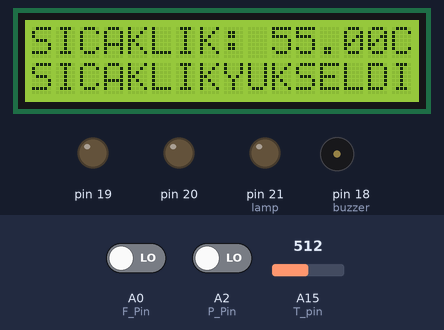
This sketch was run on a simulated Arduino Mega 2560, built with avr-gcc and run on an emulated ATmega2560. Parts: 16×2 character LCD, output pins drawn as LEDs (lit = HIGH), buzzer (waves = sounding, pin HIGH). The test bench sets the inputs (shaded band); at power-on: A15 (T_pin) = 512, A0 (F_Pin) LOW, A2 (P_Pin) LOW.

Above: at 0.87 s.
1.3 s: A15 (T_pin) set to 292
At 1.53 s:
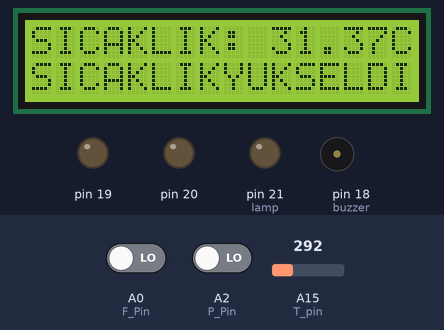
4.3 s: A15 (T_pin) set to 269
At 5.5 s:
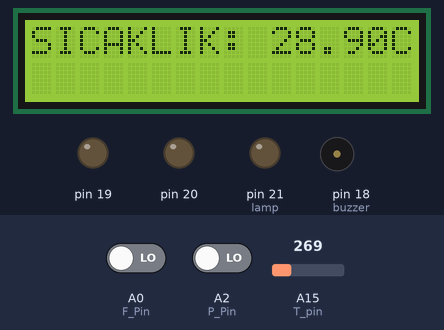
5.8 s: A15 (T_pin) set to 202
At 6.9 s:
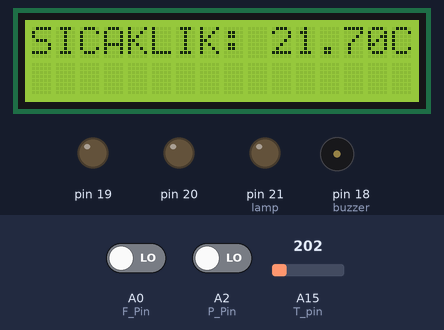
7.3 s: A15 (T_pin) set to 170
At 7.45 s:
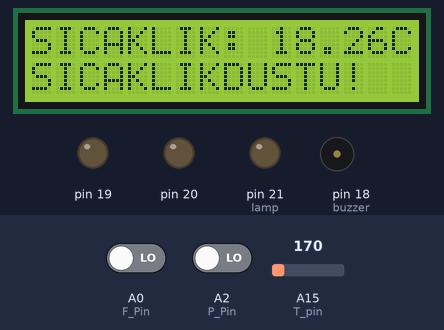
10.3 s: A0 (F_Pin) driven HIGH
At 10.97 s:
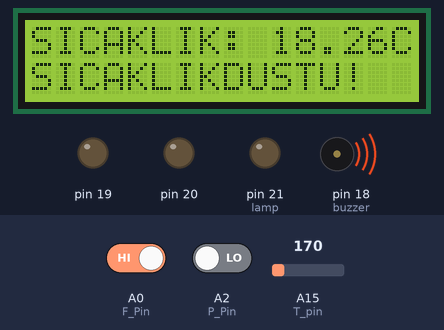
12.9 s: A2 (P_Pin) driven HIGH
At 13.54 s:
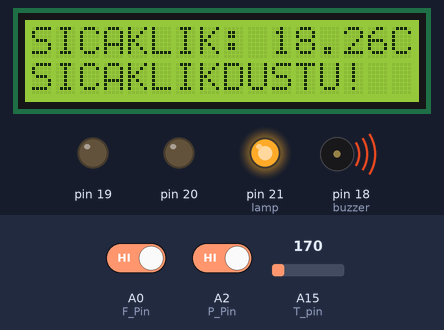
Timing chart, 0 to 15.9 s (numbered marks = the images above; inputs shaded):
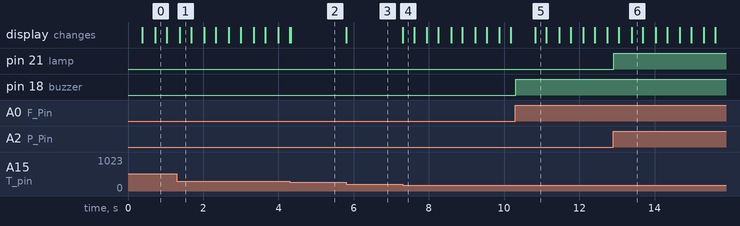

Measured:
- the behaviour switches between 280 and 279 on A15 (T_pin) (found by bisection; images 1 and 2)
- the behaviour switches between 187 and 186 on A15 (T_pin) (found by bisection; images 3 and 4)
- after the input at 4.3 s, the display: changes at once (image 2)
- after the input at 5.8 s, the display: changes at once (image 3)
- after the input at 7.3 s, the display: changes at once (image 4)
- after the input at 10.3 s, pin 18 (buzzer): LOW → HIGH at once
- after the input at 12.9 s, pin 21 (lamp): LOW → HIGH at once

The sketch:

Blinkl.ino
```cpp
#include "LiquidCrystal.h"
#include <Keypad.h>


#define F_Pin A0
#define T_pin A15
#define P_Pin A2

#define buzzer 18
#define redled 19
#define greenled 20
#define lamp 21

const int rs = 2, en = 3, d4 = 4, d5 = 5, d6 = 6, d7 = 22;
LiquidCrystal lcd(rs, en, d4, d5, d6, d7);

int sayac = 0;

const byte satir = 4;
const byte sutun = 3;

String sifre = "1903";
String sifreinput = "";


char tustakimi[satir][sutun] = {
  {'3', '2', '1'},
  {'6', '5', '4'},
  {'9', '8', '7'},
  {'#', '0', '*'}
};

byte satirPin[satir] = { 10, 9, 8, 7 };
byte sutunPin[sutun] = { 13, 12, 11 };

Keypad keypadim = Keypad( makeKeymap(tustakimi), satirPin, sutunPin, satir, sutun);


void setup() {
  lcd.begin(16, 2);
  Serial.begin(9600);


  analogReference(INTERNAL1V1);

  pinMode(F_Pin, INPUT);
  pinMode(buzzer, OUTPUT);

  pinMode(P_Pin, INPUT);
    pinMode(lamp, OUTPUT);

  pinMode(19, OUTPUT);
  pinMode(20, OUTPUT);

}

void loop() {
sifrekontrolcu();
  flamesensor();
  pirsensor();
  termometre();

}

void termometre() {
  float sicaklik = analogRead(T_pin);
  sicaklik = sicaklik * 1100 / (1024 * 10);
  lcd.setCursor(0, 0);
  lcd.print( "SICAKLIK: ");
  lcd.print(sicaklik);
  lcd.println("C");

  if (sicaklik >= 30) {


   lcd.setCursor(0, 1);

      lcd.println("SICAKLIKYUKSELDI! ");
    delay(20);
    lcd.clear();

  }
  if (sicaklik <= 20) {


    lcd.setCursor(0, 1);
    lcd.println("SICAKLIKDUSTU!");
    ;
    delay(20);
    lcd.clear();

  }
}

void pirsensor() {
  int Hareket = digitalRead(P_Pin);
  if (Hareket == HIGH)
  {
    digitalWrite(lamp, HIGH);


  }
  else
  {
    digitalWrite(lamp, LOW);
  }
}

void flamesensor() {
  int Yangin = digitalRead(F_Pin);
  if (Yangin == HIGH)
  {
    digitalWrite(buzzer, HIGH);

  }
  else
  {
    digitalWrite(buzzer, LOW);
  }
}


void sifrekontrolcu() {


  char girdi = keypadim.getKey();

  if (girdi != NO_KEY) {

    sifreinput = sifreinput + girdi;
    sayac++;
  }


  if (girdi == '#') {

    if (sifreinput.substring(0, sayac - 1) == sifre) {

      digitalWrite(20, HIGH);
       delay(300);
              digitalWrite(20, LOW);

sifreinput="";
    sayac=0;
    }

    else if (sifreinput.substring(0, sayac - 1) != sifre) {
       digitalWrite(19, HIGH);
       delay(300);
              digitalWrite(19, LOW);

    sayac=0;
  sifreinput="";
  }

}}
```
